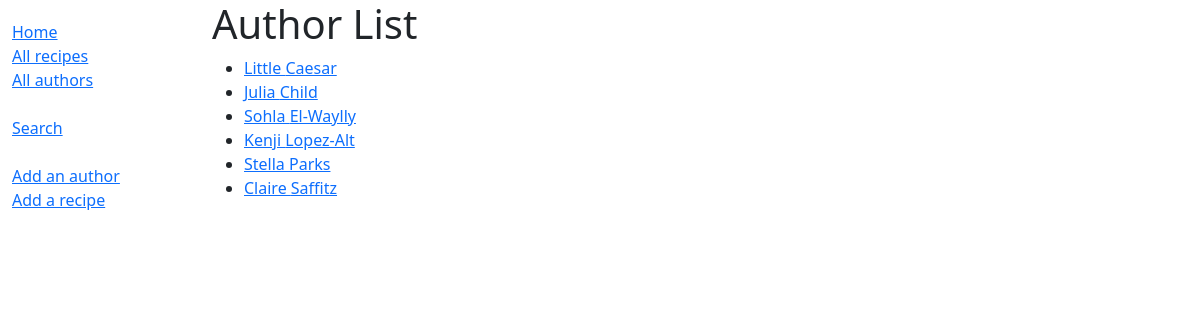
The app's page /catalog/authors/, older data.
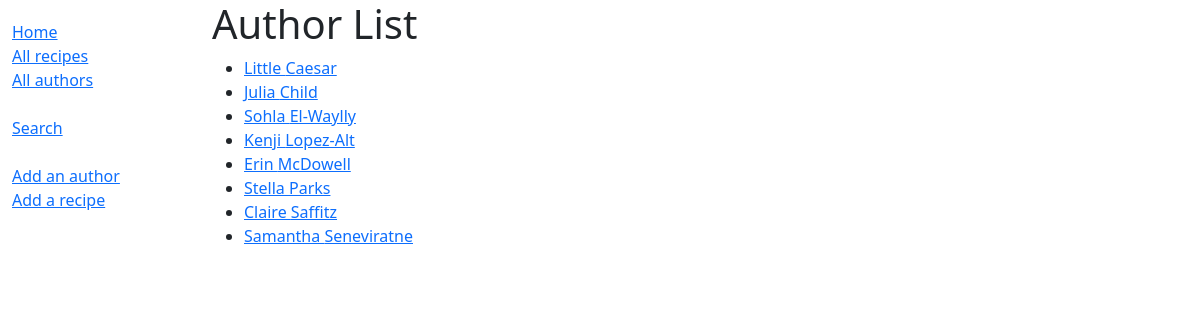
The same page, newer data.
### catalog/models.py (models this page shows, shortened)
class Author(models.Model):
    first_name = models.CharField(max_length=100)
    last_name = models.CharField(max_length=100)
    date_of_birth = models.DateField(null=True, blank=True)
    date_of_death = models.DateField('Died', null=True, blank=True)
    biography = models.TextField(max_length=1000, help_text='Enter a brief biography', null=True, blank=True)
    class Meta:
        ordering = ['last_name', 'first_name']
    def get_absolute_url(self):
        return reverse('author-detail', args=[str(self.id)])

### catalog/views.py (the view)
# urls.py: path('authors/', views.AuthorListView.as_view(), name='authors'),
class AuthorListView(generic.ListView):
    model = Author
    paginate_by = 10

### catalog/templates/catalog/author_list.html (shortened to what this page needs)
{% extends "base_generic.html" %}
{% block content %}
  <h1>Author List</h1>
  {% if author_list %}
  <ul>
    {% for author in author_list %}
      <li>
        <a href="{{ author.get_absolute_url }}">{{ author.first_name }} {{ author.last_name }}</a>
      </li>
    {% endfor %}
  </ul>
  {% else %}
    <p>There are no authors in the library.</p>
  {% endif %}
{% endblock %}

Row changes from the older to the newer data that the page shows:
added Author: first_name "Erin", last_name "McDowell"
added Author: first_name "Samantha", last_name "Seneviratne"
